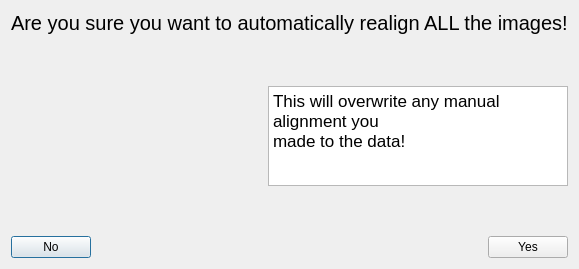
<?xml version="1.0" encoding="UTF-8"?>
<ui version="4.0">
 <class>Dialog</class>
 <widget class="QDialog" name="Dialog">
  <property name="geometry">
   <rect>
    <x>0</x>
    <y>0</y>
    <width>442</width>
    <height>269</height>
   </rect>
  </property>
  <property name="windowTitle">
   <string>Auto. Registration</string>
  </property>
  <layout class="QVBoxLayout" name="verticalLayout">
   <item>
    <widget class="QLabel" name="label">
     <property name="font">
      <font>
       <pointsize>15</pointsize>
      </font>
     </property>
     <property name="text">
      <string>Are you sure you want to automatically realign ALL the images!</string>
     </property>
     <property name="textFormat">
      <enum>Qt::AutoText</enum>
     </property>
    </widget>
   </item>
   <item>
    <spacer name="verticalSpacer_2">
     <property name="orientation">
      <enum>Qt::Vertical</enum>
     </property>
     <property name="sizeHint" stdset="0">
      <size>
       <width>20</width>
       <height>40</height>
      </size>
     </property>
    </spacer>
   </item>
   <item>
    <layout class="QHBoxLayout" name="horizontalLayout_2">
     <item>
      <widget class="QLabel" name="warning_label">
       <property name="text">
        <string/>
       </property>
      </widget>
     </item>
     <item>
      <widget class="QTextEdit" name="textEdit">
       <property name="enabled">
        <bool>true</bool>
       </property>
       <property name="minimumSize">
        <size>
         <width>100</width>
         <height>0</height>
        </size>
       </property>
       <property name="maximumSize">
        <size>
         <width>300</width>
         <height>100</height>
        </size>
       </property>
       <property name="readOnly">
        <bool>true</bool>
       </property>
       <property name="html">
        <string>&lt;!DOCTYPE HTML PUBLIC &quot;-//W3C//DTD HTML 4.0//EN&quot; &quot;http://www.w3.org/TR/REC-html40/strict.dtd&quot;&gt;
&lt;html&gt;&lt;head&gt;&lt;meta name=&quot;qrichtext&quot; content=&quot;1&quot; /&gt;&lt;style type=&quot;text/css&quot;&gt;
p, li { white-space: pre-wrap; }
&lt;/style&gt;&lt;/head&gt;&lt;body style=&quot; font-family:'.SF NS Text'; font-size:13pt; font-weight:400; font-style:normal;&quot;&gt;
&lt;p style=&quot; margin-top:0px; margin-bottom:0px; margin-left:0px; margin-right:0px; -qt-block-indent:0; text-indent:0px;&quot;&gt;This will overwrite any manual alignment you &lt;/p&gt;
&lt;p style=&quot; margin-top:0px; margin-bottom:0px; margin-left:0px; margin-right:0px; -qt-block-indent:0; text-indent:0px;&quot;&gt;made to the data!&lt;/p&gt;&lt;/body&gt;&lt;/html&gt;</string>
       </property>
      </widget>
     </item>
    </layout>
   </item>
   <item>
    <spacer name="verticalSpacer">
     <property name="orientation">
      <enum>Qt::Vertical</enum>
     </property>
     <property name="sizeHint" stdset="0">
      <size>
       <width>20</width>
       <height>40</height>
      </size>
     </property>
    </spacer>
   </item>
   <item>
    <layout class="QHBoxLayout" name="horizontalLayout">
     <item>
      <widget class="QPushButton" name="pushButton_2">
       <property name="text">
        <string>No</string>
       </property>
      </widget>
     </item>
     <item>
      <spacer name="horizontalSpacer">
       <property name="orientation">
        <enum>Qt::Horizontal</enum>
       </property>
       <property name="sizeHint" stdset="0">
        <size>
         <width>40</width>
         <height>20</height>
        </size>
       </property>
      </spacer>
     </item>
     <item>
      <widget class="QPushButton" name="pushButton">
       <property name="text">
        <string>Yes</string>
       </property>
      </widget>
     </item>
    </layout>
   </item>
  </layout>
 </widget>
 <resources/>
 <connections>
  <connection>
   <sender>pushButton</sender>
   <signal>clicked()</signal>
   <receiver>Dialog</receiver>
   <slot>yes_button_clicked()</slot>
   <hints>
    <hint type="sourcelabel">
     <x>393</x>
     <y>246</y>
    </hint>
    <hint type="destinationlabel">
     <x>298</x>
     <y>229</y>
    </hint>
   </hints>
  </connection>
  <connection>
   <sender>pushButton_2</sender>
   <signal>clicked()</signal>
   <receiver>Dialog</receiver>
   <slot>no_button_clicked()</slot>
   <hints>
    <hint type="sourcelabel">
     <x>45</x>
     <y>239</y>
    </hint>
    <hint type="destinationlabel">
     <x>57</x>
     <y>171</y>
    </hint>
   </hints>
  </connection>
 </connections>
 <slots>
  <slot>yes_button_clicked()</slot>
  <slot>no_button_clicked()</slot>
 </slots>
</ui>
